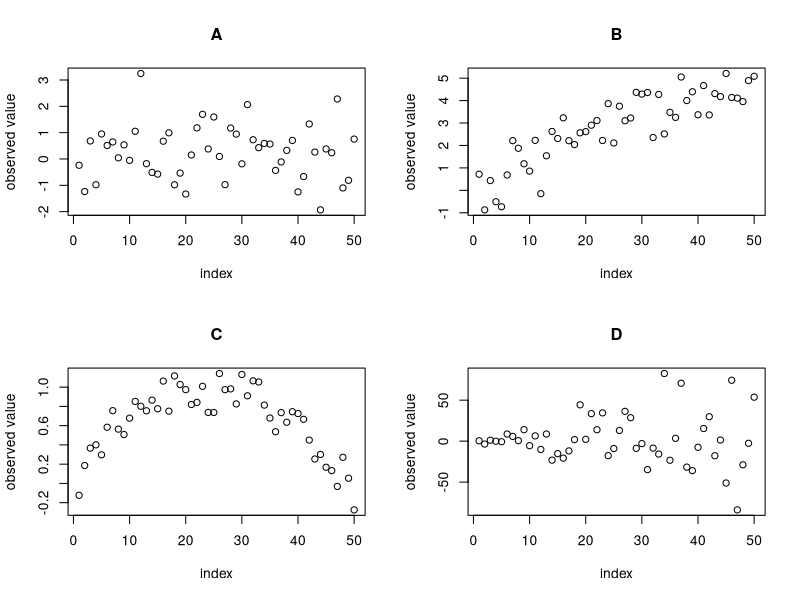

This figure's R source:

p2 = function(x, ylab = "observed value", xlab = "index", ...) plot(x, ylab = ylab, xlab = xlab, ...)

set.seed(24789)

n = 50
x = seq(n)

png("~/Desktop/random4.png")

par(mfrow = c(2,2))
p2(rnorm(n), main = "A")
p2(0.1*x + rnorm(x), main = "B")
p2(sin(pi * x/50) + rnorm(x, sd = 0.15), main = "C")
p2(rnorm(n, sd = x), main = "D")

dev.off()
